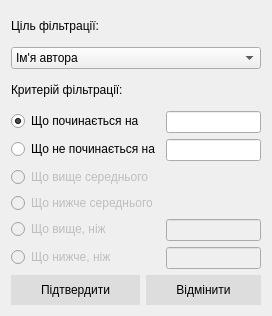
<?xml version="1.0" encoding="UTF-8"?>
<ui version="4.0">
 <class>FilterDialog</class>
 <widget class="QDialog" name="FilterDialog">
  <property name="geometry">
   <rect>
    <x>0</x>
    <y>0</y>
    <width>267</width>
    <height>316</height>
   </rect>
  </property>
  <property name="windowTitle">
   <string>Фільтрація</string>
  </property>
  <property name="styleSheet">
   <string notr="true">QPushButton{
	background: #ddd;
	border: none;
	padding: 8px 30px;
}

QPushButton::hover
{
	background: #bbb;
}</string>
  </property>
  <layout class="QVBoxLayout" name="verticalLayout">
   <item>
    <widget class="QLabel" name="label">
     <property name="text">
      <string>Ціль фільтрації:</string>
     </property>
    </widget>
   </item>
   <item>
    <widget class="QComboBox" name="comboBox">
     <property name="enabled">
      <bool>true</bool>
     </property>
     <item>
      <property name="text">
       <string>Ім'я автора</string>
      </property>
     </item>
     <item>
      <property name="text">
       <string>Прізвище автора</string>
      </property>
     </item>
     <item>
      <property name="text">
       <string>Назва книги</string>
      </property>
     </item>
     <item>
      <property name="text">
       <string>Рік видання</string>
      </property>
     </item>
     <item>
      <property name="text">
       <string>К-ть сторінок</string>
      </property>
     </item>
     <item>
      <property name="text">
       <string>Ціна книги</string>
      </property>
     </item>
    </widget>
   </item>
   <item>
    <widget class="QLabel" name="label_2">
     <property name="text">
      <string>Критерій фільтрації:</string>
     </property>
    </widget>
   </item>
   <item>
    <layout class="QFormLayout" name="formLayout">
     <item row="0" column="0">
      <widget class="QRadioButton" name="startsWithBtn">
       <property name="text">
        <string>Що починається на</string>
       </property>
       <property name="checked">
        <bool>true</bool>
       </property>
      </widget>
     </item>
     <item row="0" column="1">
      <widget class="QLineEdit" name="startsWithEdit"/>
     </item>
     <item row="1" column="0">
      <widget class="QRadioButton" name="notStartsWithBtn">
       <property name="text">
        <string>Що не починається на</string>
       </property>
      </widget>
     </item>
     <item row="1" column="1">
      <widget class="QLineEdit" name="notStartsWithEdit"/>
     </item>
     <item row="3" column="0">
      <widget class="QRadioButton" name="belowAverageBtn">
       <property name="enabled">
        <bool>false</bool>
       </property>
       <property name="text">
        <string>Що нижче середнього</string>
       </property>
      </widget>
     </item>
     <item row="4" column="0">
      <widget class="QRadioButton" name="moreThanBtn">
       <property name="enabled">
        <bool>false</bool>
       </property>
       <property name="text">
        <string>Що вище, ніж</string>
       </property>
      </widget>
     </item>
     <item row="4" column="1">
      <widget class="QLineEdit" name="moreThanEdit">
       <property name="enabled">
        <bool>false</bool>
       </property>
      </widget>
     </item>
     <item row="5" column="0">
      <widget class="QRadioButton" name="lessThanBtn">
       <property name="enabled">
        <bool>false</bool>
       </property>
       <property name="text">
        <string>Що нижче, ніж</string>
       </property>
      </widget>
     </item>
     <item row="5" column="1">
      <widget class="QLineEdit" name="lessThanEdit">
       <property name="enabled">
        <bool>false</bool>
       </property>
      </widget>
     </item>
     <item row="2" column="0">
      <widget class="QRadioButton" name="aboveAverageBtn">
       <property name="enabled">
        <bool>false</bool>
       </property>
       <property name="text">
        <string>Що вище середнього</string>
       </property>
      </widget>
     </item>
    </layout>
   </item>
   <item>
    <layout class="QHBoxLayout" name="horizontalLayout">
     <item>
      <widget class="QPushButton" name="okButton">
       <property name="text">
        <string>Підтвердити</string>
       </property>
      </widget>
     </item>
     <item>
      <widget class="QPushButton" name="cancelButton">
       <property name="text">
        <string>Відмінити</string>
       </property>
      </widget>
     </item>
    </layout>
   </item>
  </layout>
 </widget>
 <resources/>
 <connections/>
</ui>
